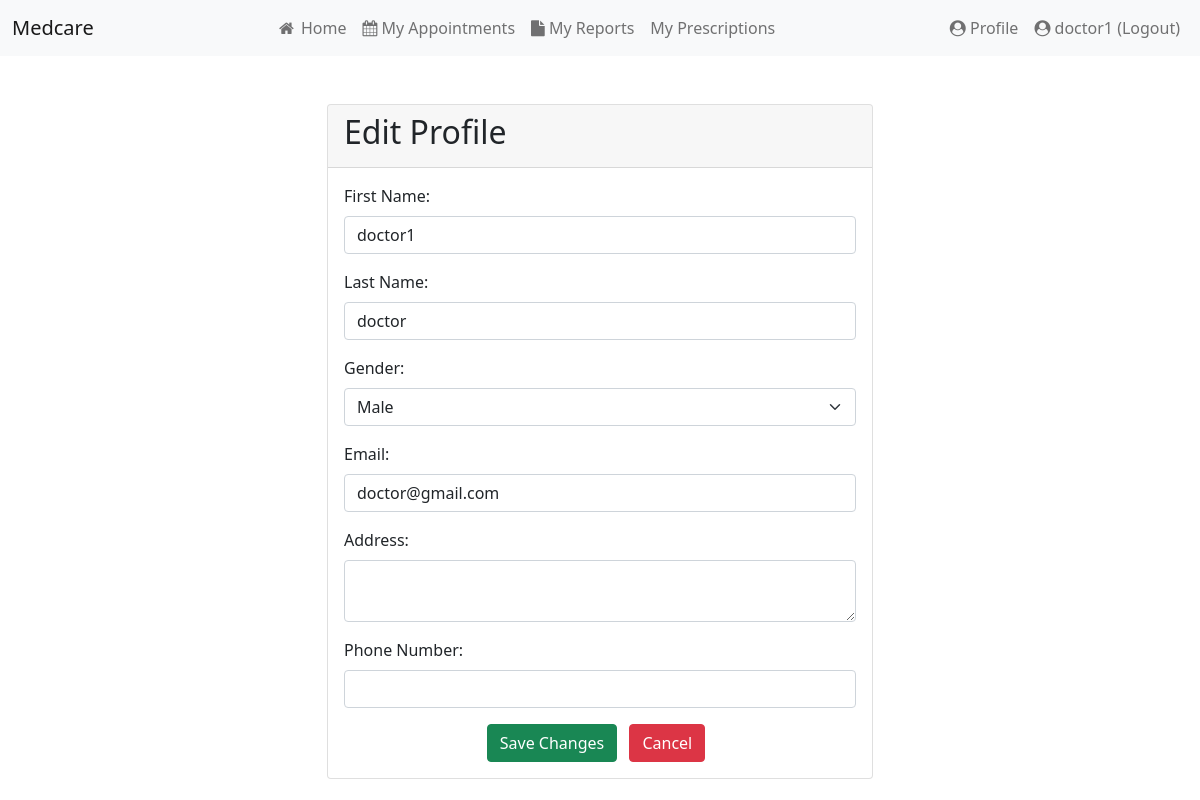
Page /edit_profile.php (signed in) on the committed database.
### tables this page shows
CREATE TABLE `users` (
  `user_id` int(255) NOT NULL,
  `username` varchar(50) NOT NULL,
  `password` varchar(255) NOT NULL,
  `email` varchar(255) NOT NULL,
  `first_name` char(50) NOT NULL,
  `last_name` char(50) NOT NULL,
  `security_question` varchar(255) NOT NULL,
  `security_answer` varchar(255) NOT NULL,
  `role` char(20) NOT NULL
);

### src/edit_profile.php (the view, shortened to what this page needs)
<?php
$user_id = $_SESSION['user_id'];
$conn = getDatabase();
$stmt = $conn->prepare("SELECT * FROM users WHERE user_id = :user_id");
$stmt->bindParam(':user_id', $user_id);
$stmt->execute();
$user = $stmt->fetch(PDO::FETCH_ASSOC);
$stmt = $conn->prepare("SELECT * FROM patients WHERE user_id = :user_id");
$stmt->bindParam(':user_id', $user_id);
$stmt->execute();
$patient = $stmt->fetch(PDO::FETCH_ASSOC);
?>
<!DOCTYPE html>
<html lang="en">
<head>
    <link rel="stylesheet" href="https://cdn.jsdelivr.net/npm/bootstrap@5.0.2/dist/css/bootstrap.min.css">
    <link rel="stylesheet" href="https://cdnjs.cloudflare.com/ajax/libs/font-awesome/4.7.0/css/font-awesome.min.css">
</head>
<body>
    <?php include 'header.php'; ?>
    <div class="container mt-5">
        <div class="row justify-content-center">
            <div class="col-md-6">
                <div class="card">
                    <div class="card-header">
                        <h2 class="card-title">Edit Profile</h2>
                    </div>
                    <div class="card-body">
                        <form method="POST">
                            <div class="mb-3">
                                <label for="first-name" class="form-label">First Name:</label>
                                <input type="text" id="first-name" class="form-control" name="first_name" value="<?php echo $user['first_name']; ?>">
                            </div>
                            <div class="mb-3">
                                <label for="last-name" class="form-label">Last Name:</label>
                                <input type="text" id="last-name" class="form-control" name="last_name" value="<?php echo $user['last_name']; ?>">
                            </div>
                            <div class="mb-3">
                                <label for="gender" class="form-label">Gender:</label>
                                <select id="gender" class="form-select" name="gender">
                                    <option value="Male" <?php echo ($patient['gender'] === 'Male') ? 'selected' : ''; ?>>Male</option>
                                </select>
                            </div>
                            <div class="mb-3">
                                <label for="email" class="form-label">Email:</label>
                                <input type="email" id="email" class="form-control" name="email" value="<?php echo $user['email']; ?>">
                            </div>
                            <div class="mb-3">
                                <label for="address" class="form-label">Address:</label>
                                <textarea id="address" class="form-control" name="address"><?php echo $patient['address']; ?></textarea>
                            </div>
                            <div class="mb-3">
                                <label for="phone-number" class="form-label">Phone Number:</label>
                                <input type="text" id="phone-number" class="form-control" name="phone_number" value="<?php echo $patient['phone_number']; ?>">
                            </div>
                            <div class="text-center">
                                <button type="submit" class="btn btn-success">Save Changes</button>
                                <button type="button" class="btn btn-danger mx-2" onclick="history.back()">Cancel</button>
                            </div>
                        </form>
                    </div>
                </div>
            </div>
        </div>
    </div>
</body>
</html>

### rows in the picture
users: first_name "doctor1", last_name "doctor", email "doctor@gmail.com"

### other values in the picture
$first_name "doctor1"
